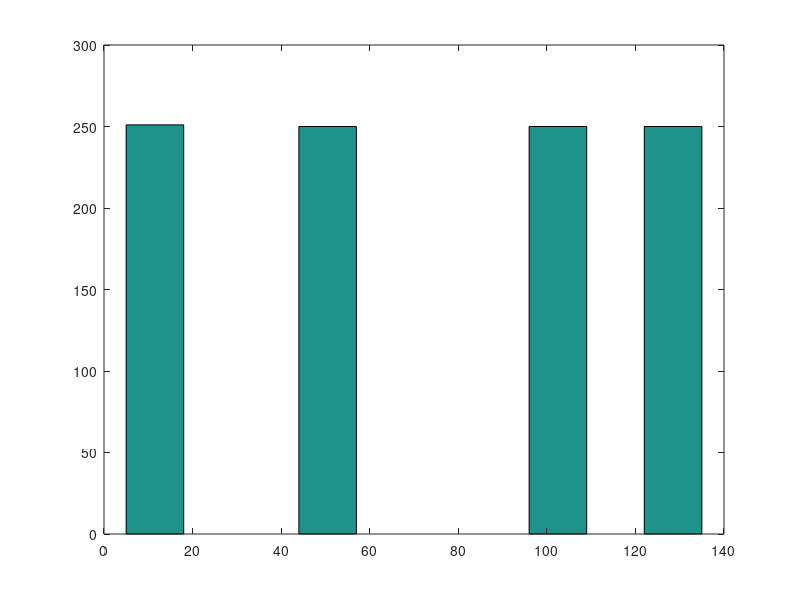

Reproduce this figure in MATLAB.
clear all; close all; clc

N = 1000;
x = zeros(1,N);
x(1,1) = 5;

for k = 1:N
    x(1,k+1) = mod(3.*x(k),150);
end

% plot(x)
hist(x)